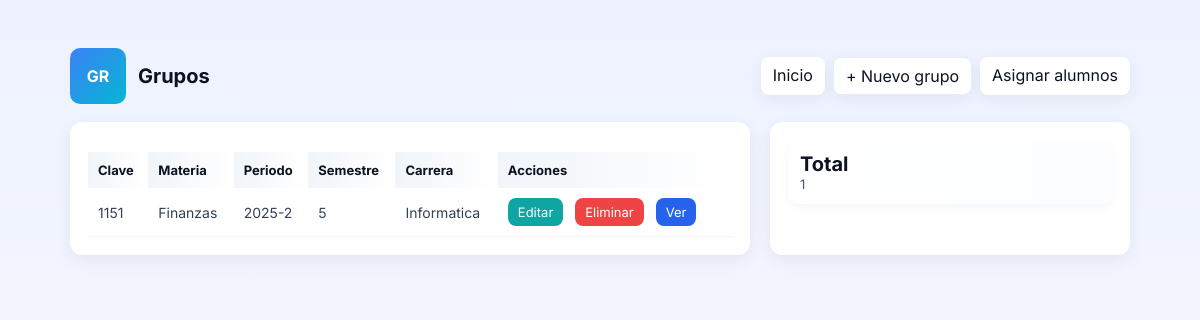
Page /listar_grupos.php on the committed database.
### tables this page shows
CREATE TABLE `grupos` (
  `id_grupo` int(11) NOT NULL,
  `clave_grupo` varchar(50) NOT NULL,
  `periodo` varchar(50) DEFAULT NULL,
  `materia` varchar(150) DEFAULT NULL,
  `semestre` varchar(50) DEFAULT NULL,
  `carrera` varchar(100) DEFAULT NULL
);

### listar_grupos.php (the view, shortened to what this page needs)
<?php
include_once("conexion.php");
$stmt = $conn->prepare("SELECT id_grupo, clave_grupo, materia, periodo, semestre, carrera FROM grupos ORDER BY materia ASC, clave_grupo ASC");
$stmt->execute();
$res = $stmt->get_result();
?>
<!DOCTYPE html>
<html lang="es">
<head>
  <link rel="stylesheet" href="estilo.css">
</head>
<body>
<div class="container">
  <div class="header">
    <div class="brand"><div class="logo">GR</div><div><h1>Grupos</h1></div></div>
    <div class="nav"><a href="index.php">Inicio</a><a class="button-ghost" href="agregar_grupo.php">+ Nuevo grupo</a><a href="alumno_grupo.php">Asignar alumnos</a></div>
  </div>
  <div class="grid">
    <div class="card">
      <table class="table">
        <thead><tr><th>Clave</th><th>Materia</th><th>Periodo</th><th>Semestre</th><th>Carrera</th><th>Acciones</th></tr></thead>
        <tbody>
        <?php while($row = $res->fetch_assoc()): ?>
          <tr>
            <td><?= htmlspecialchars($row['clave_grupo']) ?></td>
            <td><?= htmlspecialchars($row['materia']) ?></td>
            <td><?= htmlspecialchars($row['periodo']) ?></td>
            <td><?= htmlspecialchars($row['semestre']) ?></td>
            <td><?= htmlspecialchars($row['carrera']) ?></td>
            <td class="actions">
              <a class="edit" href="editar_grupo.php?id=<?= $row['id_grupo'] ?>">Editar</a>
              <a class="delete" href="eliminar_grupo.php?id=<?= $row['id_grupo'] ?>" onclick="return confirm('Eliminar grupo?')">Eliminar</a>
              <a class="assign" href="ver_materia.php?id=<?= $row['id_grupo'] ?>">Ver</a>
            </td>
          </tr>
        <?php endwhile; ?>
        </tbody>
      </table>
    </div>
    <aside class="card">
      <div class="stat-item"><h3>Total</h3><p><?php echo $conn->query("SELECT COUNT(*) AS t FROM grupos")->fetch_assoc()['t']; ?></p></div>
    </aside>
  </div>
</div>
</body>
</html>

### estilo.css (style rules this page uses)
* { box-sizing:border-box; margin:0; padding:0; }
body { font-family: 'Inter', system-ui, -apple-system, "Segoe UI", Roboto, "Helvetica Neue", Arial; background: linear-gradient(180deg,#eef2ff,#f8fafc); color:#0f172a; min-height:100vh; }
.container { max-width:1100px; margin:28px auto; padding:20px; }
.header { display:flex; justify-content:space-between; align-items:center; gap:12px; margin-bottom:18px; }
.brand { display:flex; gap:12px; align-items:center; }
.logo { width:56px; height:56px; background:linear-gradient(135deg,#3b82f6,#06b6d4); border-radius:10px; display:flex; align-items:center; justify-content:center; color:white; font-weight:700; }
h1 { font-size:20px; color:#0b1220; }
.nav { display:flex; gap:8px; }
.nav a { text-decoration:none; background:#fff; padding:8px 12px; border-radius:8px; color:#0b1220; box-shadow:0 4px 16px rgba(2,6,23,0.06); }
.grid { display:grid; grid-template-columns: 1fr 360px; gap:20px; }
.card { background:#fff; border-radius:12px; padding:18px; box-shadow: 0 6px 18px rgba(2,6,23,0.06); }
.button-ghost { background:transparent; border:1px solid #e6eef8; padding:8px 12px; border-radius:8px; }
.table { width:100%; border-collapse:collapse; margin-top:12px; }
.table th { background: linear-gradient(90deg,#f1f5f9,#fff); text-align:left; padding:10px; font-size:13px; color:#0b1220; }
.table td { padding:10px; border-bottom:1px solid #f1f5f9; font-size:14px; color:#334155; vertical-align:middle; }
.actions a, .actions button { margin-right:8px; text-decoration:none; display:inline-block; padding:6px 10px; border-radius:8px; font-size:13px; }
.actions .edit { background:#0ea5a3; color:white; }
.actions .delete { background:#ef4444; color:white; }
.actions .assign { background:#2563eb; color:white; }
.stat-item { background:linear-gradient(90deg,#fff,#fbfdff); padding:12px; border-radius:10px; box-shadow:0 4px 12px rgba(2,6,23,0.04); }
.stat-item h3 { font-size:20px; color:#0b1220; }
.stat-item p { color:#475569; font-size:13px; }

### rows in the picture
grupos: clave_grupo "1151", materia "Finanzas", periodo "2025-2", semestre "5", carrera "Informatica"

### other values in the picture
$conn->query("SELECT COUNT(*) AS t FROM grupos")->fetch_assoc()['t'] "1"
